Frame 1 (no input): blank canvas, image omitted
Frame 60 (no input): blank canvas, image omitted
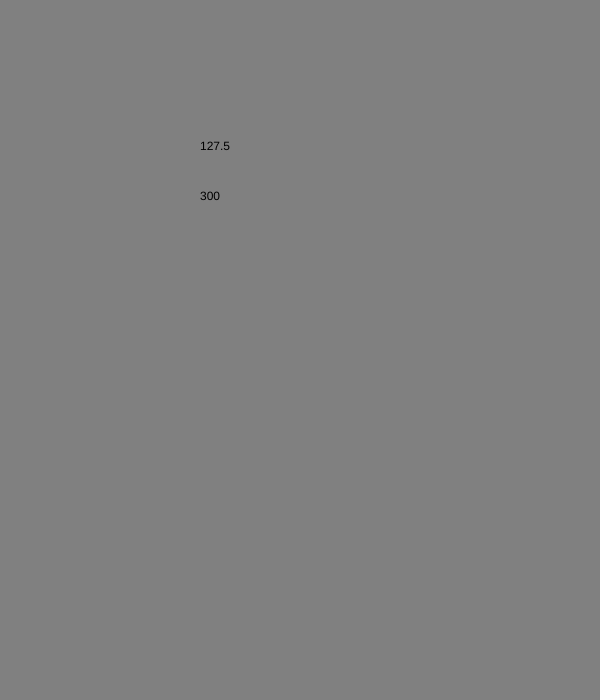
Frame 120 (the mouse pressed at the canvas centre since frame 60)

The p5.js sketch whose frames 1 and 60 were blank and that drew this single picture after the mouse press (run headless with seeded random() and noise() and a simulated clock; from frame 60 on, the mouse is pressed at the canvas centre):

// p5.js sketch
// ── sketch.js
function setup() {
createCanvas(600,700);


}

function draw() {

  var bgVal;
  bgVal = map(mouseX, 0, 600, 0, 255);

  background(bgVal);

  text(mouseX,200,200);
  text(bgVal,200,150);

}
